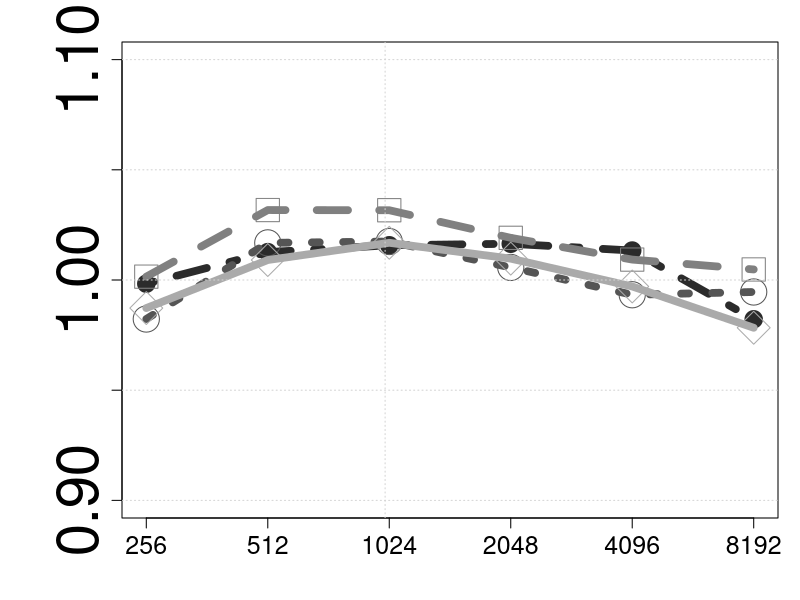

Write R code to recreate this figure.
setwd("/home/marcos/Dropbox/Doctorate/Results/2015/BSPGPU/experiment/gtx-660")

GPU <- "Geforce GTX-660"

# The palette of color
cbbPalette <- gray(1:4/6)#c("red", "blue", "darkgray", "orange","black","lightblue", "lightblue","violet")


matMulGmUnSP <- 0
matMulGmCoSP <- 0
matMulSmUnSP <- 0
matMulSmCoSP <- 0
SubSeqMax <- 0

temp <- as.matrix(read.table("./matMul-Gm-Un-SP.txt", sep="\t", header=F,fill = TRUE))
for (i in 1:7){
  matMulGmUnSP[i]<- mean(temp[i,1:10])
}

temp <- as.matrix(read.table("./matMul-Gm-SP.txt", sep="\t", header=F,fill = TRUE))
for (i in 1:7){
  matMulGmCoSP[i]<- mean(temp[i,1:10])
}


temp <- as.matrix(read.table("./matMul-Sm-Un-SP.txt", sep="\t", header=F,fill = TRUE))
for (i in 1:7){
  matMulSmUnSP[i]<- mean(temp[i,1:10])
}

temp <- as.matrix(read.table("./matMul-Sm-SP.txt", sep="\t", header=F,fill = TRUE))
for (i in 1:7){
  matMulSmCoSP[i]<- mean(temp[i,1:10])
}


temp <- as.matrix(read.table("./SubSeqMax.txt", sep="\t", header=F,fill = TRUE))
for (i in 1:12){
  SubSeqMax[i]<- mean(temp[i,1:10])
}


Nn <- 7:14;
N <- 2^Nn;


syzeBytes <- N*2*4; # Bytes
numberMultiplication <- N;
numberSumas <- N;

tileWidth <- 16;
threadsPerBlock <- tileWidth*tileWidth;

gridsizes <- as.integer((N +  tileWidth -1)/tileWidth);
blocknumber <- gridsizes*gridsizes
numberthreads <- threadsPerBlock * blocknumber;


PCoresNumber_GT630 <- 960;
clockFrequency_GT630 <- 1058; # Mhz	
cycleMultiplicationKepler <- 16;
cycleSumKepler <- 4;
cycleFMA <- 2

memoryBusWidth_GT630 <- 192/8; # Bytes
memoryClockRate_GT630 <- 3004; # Mhz

latencySharedMemory <- 5; #Cycles per processor
latencyGlobalMemory <- latencySharedMemory* 100; #Cycles per processor

latencyL1 <- latencySharedMemory; #Cycles per processor
latencyL2 <- latencyGlobalMemory*0.5; #Cycles per processor

bandWidth_GT630 <-  memoryClockRate_GT630 * memoryBusWidth_GT630 *2; # MB/s
flopsTheoreticalpeaK_GT630 <- clockFrequency_GT630 * PCoresNumber_GT630 ; # Mflops/second


GDDR5SizeMB_GT630 <- 2048; # MB
L2CacheSize_GT630 <- 384; # Kb
sharedMemorySize_GT630 <- 48;  # Kb
L1CacheSizeKB_GT630 <- 16; # Kb
registersPerBlock_GT630 <- 64; # Kb


### BSP MULTILEVEL MEMORY

#Cycles operations per Threadoperation
tempOperationcycles <- ((numberMultiplication * cycleFMA) + (0 * cycleSumKepler)) * numberthreads;
# Miliseconds
timeComputationKernel <-  tempOperationcycles; 
# Miliseconds
#communicationLatencyKernel <- (syzeBytes + 16)*numberthreads/(bandWidth_GT630*10^6)*10^3; 
# Miliseconds

reads <- numberthreads*N*2

L1Effect <- 0
L2Effect <- 0.02*reads
W <- 4.8

CommGM <- ((numberthreads*N*2 - L1Effect - L2Effect + numberthreads)*latencyGlobalMemory + L1Effect*latencyL1 + L2Effect*latencyL2);

# MODEL Multi_BSP_GPUModelPredictionTime Miliseconds
timeKernel_GM_Un <- ( W^-1*(timeComputationKernel + CommGM)/(flopsTheoreticalpeaK_GT630*10^6))*10^3;

SpeedupMatMulGmUnSP_GT630 <- timeKernel_GM_Un[1:7]/matMulGmUnSP;


############ MatMul GLobal Memory Coalesced #################
L1Effect <- 0
L2Effect <- 0.02*reads
W <- 21

CommGM <- ((numberthreads*N*2 - L1Effect - L2Effect + numberthreads)*latencyGlobalMemory + L1Effect*latencyL1 + L2Effect*latencyL2);

# MODEL Multi_BSP_GPUModelPredictionTime Miliseconds
timeKernel_GM_Co <- ( W^-1*(timeComputationKernel + CommGM)/(flopsTheoreticalpeaK_GT630*10^6))*10^3;

SpeedupMatMulGmCoSP_GT630 <- timeKernel_GM_Co[1:7]/matMulGmCoSP;


############ MatMul Shared Memory Un-Coalesced #################
L1Effect <- 0
L2Effect <- 0.02*reads
W <- 20

CommGM <- ((numberthreads*N*2 - L1Effect - L2Effect + numberthreads)*latencyGlobalMemory + L1Effect*latencyL1 + L2Effect*latencyL2);
CommSM <- (numberthreads*N*2 + numberthreads)*latencySharedMemory

# MODEL Multi_BSP_GPUModelPredictionTime Miliseconds
timeKernel_SM_Un <- ( W^-1*(timeComputationKernel + CommGM + CommSM)/(flopsTheoreticalpeaK_GT630*10^6))*10^3;

SpeedupMatMulSmUnSP_GT630 <- timeKernel_SM_Un[1:7]/matMulSmUnSP;


############ MatMul Shared Memory Coalesced #################
L1Effect <- 0
L2Effect <- 0.02*reads
W <- 70

CommGM <- ((numberthreads*N*2 - L1Effect - L2Effect + numberthreads)*latencyGlobalMemory + L1Effect*latencyL1 + L2Effect*latencyL2);
CommSM <- ((numberthreads*N*2 + numberthreads)*latencySharedMemory)

# MODEL Multi_BSP_GPUModelPredictionTime Miliseconds
timeKernel_SM_Co <- ( W^-1*(timeComputationKernel + CommGM + CommSM)/(flopsTheoreticalpeaK_GT630*10^6))*10^3;

SpeedupMatMulSmCoSP_GT630 <- timeKernel_SM_Co[1:7]/matMulSmCoSP;


############ Difference between predicted and measured Time Matrix Multiplication ##############
dataN <- 2:7
png(filename="./images/speedup-MatMul.png", width=800, height=600)
par(mar=c(4, 6, 2, 1) + 0.1)

plot(N[dataN], SpeedupMatMulGmUnSP_GT630[dataN], type="l",  log="x",axes = TRUE, xaxt="n", lty = 4, lwd=c(7.5,7.5), 
     ylim=c(0.9, 1.1), xlim=c(256, 8192),
     col=cbbPalette[1], ylab = " ", main=" ", cex.axis=3.5, cex.lab=3.5, cex.main=3.5,
     xlab = " ");

points(N[dataN], SpeedupMatMulGmUnSP_GT630[dataN], col = cbbPalette[1], pch=20,cex = 3.5)

lines(N[dataN], SpeedupMatMulGmCoSP_GT630[dataN], col = cbbPalette[2],lwd=c(7.5,7.5), lty = 3);
points(N[dataN], SpeedupMatMulGmCoSP_GT630[dataN], col = cbbPalette[2], pch=21,cex = 3.5)

lines(N[dataN], SpeedupMatMulSmUnSP_GT630[dataN], col = cbbPalette[3],lwd=c(7.5,7.5), lty = 2);
points(N[dataN], SpeedupMatMulSmUnSP_GT630[dataN], col = cbbPalette[3], pch=22,cex = 3.5)

lines(N[dataN], SpeedupMatMulSmCoSP_GT630[dataN], col = cbbPalette[4],lwd=c(7.5,7.5), lty = 1);
points(N[dataN], SpeedupMatMulSmCoSP_GT630[dataN], col = cbbPalette[4], pch=23,cex = 3.5)

axis(1, at = c(N[dataN]), labels = c(N[dataN]), cex.axis = 1.5)
#axis(2, at=c(SpeedupMatMulGmUnSP_GT630), cex.axis = 1.5);
grid()
# legend('bottom', 
#        lty = c(4:1), col=c(cbbPalette[1:4]), pch=c(20:23), lwd=c(7.5,7.5), cex=2.75, ncol=2,bty ="n",
#        legend=c("Optimization (#1)","Optimization (#2)","Optimization (#3)","Optimization (#4)"))
dev.off()
